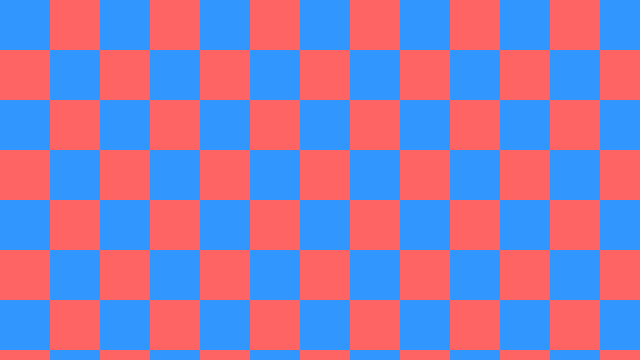
Frame 1 (no input)
Frame 2 (the mouse pressed at the canvas centre, redrawn once): identical to frame 1, image omitted

The Processing sketch that drew this single still picture (run headless with seeded random() and noise(); the mouse was pressed at the canvas centre and the sketch redrawn once):

// Processing sketch: SE2011_Lab02_IT23673168
// ── SE2011_Lab02_IT23673168.pde
int x = 200;
int y = 150;

int size = 40;

void setup()
{
  size(640, 360);
  noStroke();
}

/*

// Step C1: Understanding Conditional Logic

void draw() 
{
  background(255);
  
  if (mouseX > width/2) 
  {
    fill(255,0,0);
  }
  else
  {
    fill(0,0,255);
  }
  
  ellipse(mouseX, mouseY, 50, 50);
}
*/


/*
//Step D1: Change a Variable Using if


void draw() 
{
  background(255);
  
  if (mouseY < height/2) 
  {
    fill(255,0,0);
    size = 80;
  }
  else
  {
    fill(0,0,255);
    size = 40;
  }
    
   
    ellipse(width/2, height/2, size ,size);
    
}
*/

/*
//step E1 Basic Loop Structure

void draw() 
{
  background(255);

  for (int i = 0; i < width; i += 40) 
  {
    fill(255,0,0);
    ellipse(i, height/2, 30, 30);

  }
}


*/

//Step F1: Use if inside a for loop

/*
void draw() {
  background(255);

  for (int i = 0; i < width; i += 50) {
    if (i % 100 == 0) {
      fill(255, 0, 0);
    } else {
      fill(0);
    }
    ellipse(i, height/2, 30, 30);
  }
}

*/


void draw() 
{
  background(255);   
  int gridSize = 50; 

    for (int x = 0; x < width; x += gridSize) 
    {
    for (int y = 0; y < height; y += gridSize) 
    {
      
   
 
      if ((x + y) % (gridSize * 2) == 0) 
      {
        fill(50, 150, 255); 
      } 
      else 
      {
        fill(255, 100, 100); 
      }
      
      
      rect(x, y, gridSize, gridSize);
    }
  }
  
  noLoop();
}





// 01.What is a variable?
// A named container used to store and update data values as an example size or colours


//02.How does an if statement work?
// logic that runs a block of codeonly specific condition is true.


//03 Why are loops useful in creative coding?
//Tools that repeat code multiple times to efficiently createcomplexor repeating patterns

   
  
